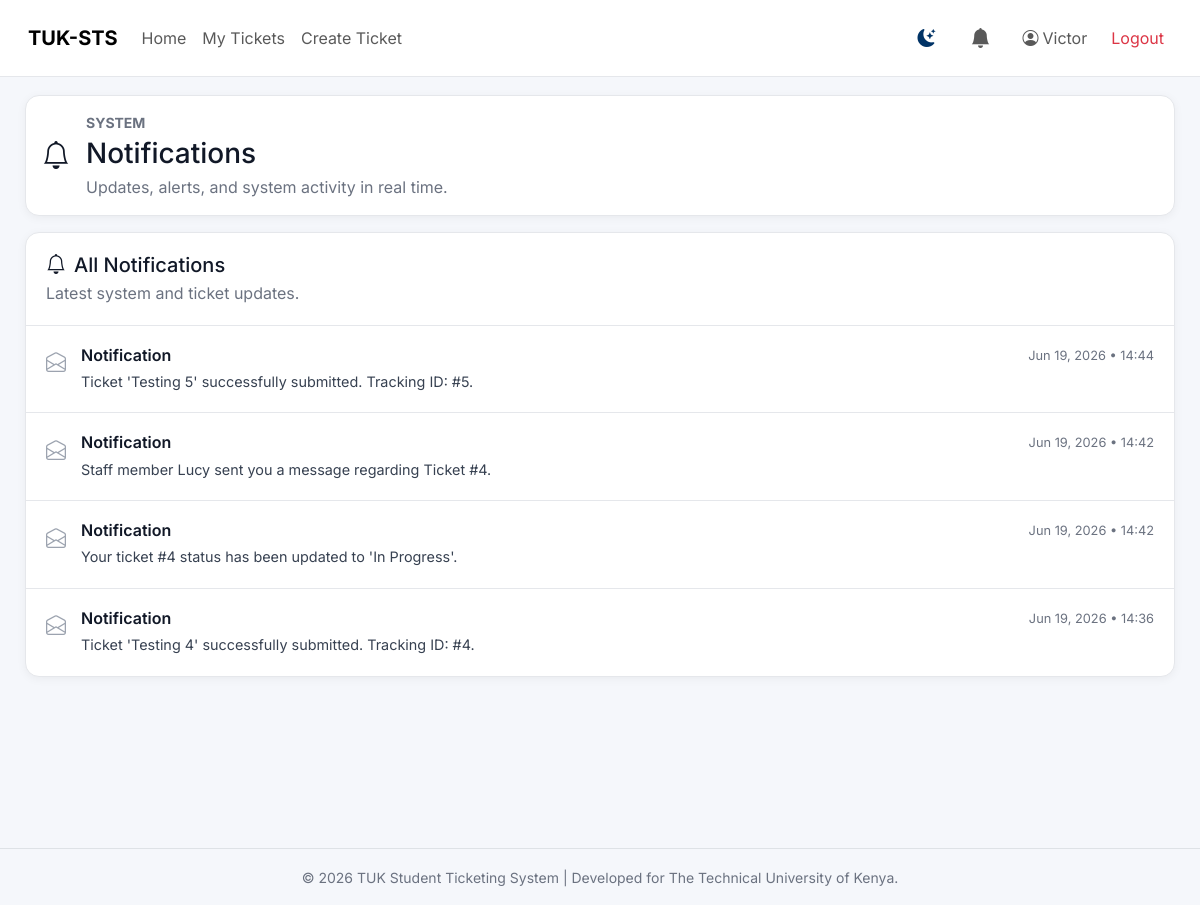
/notifications/ (signed in), run on an earlier commit of the app's database.
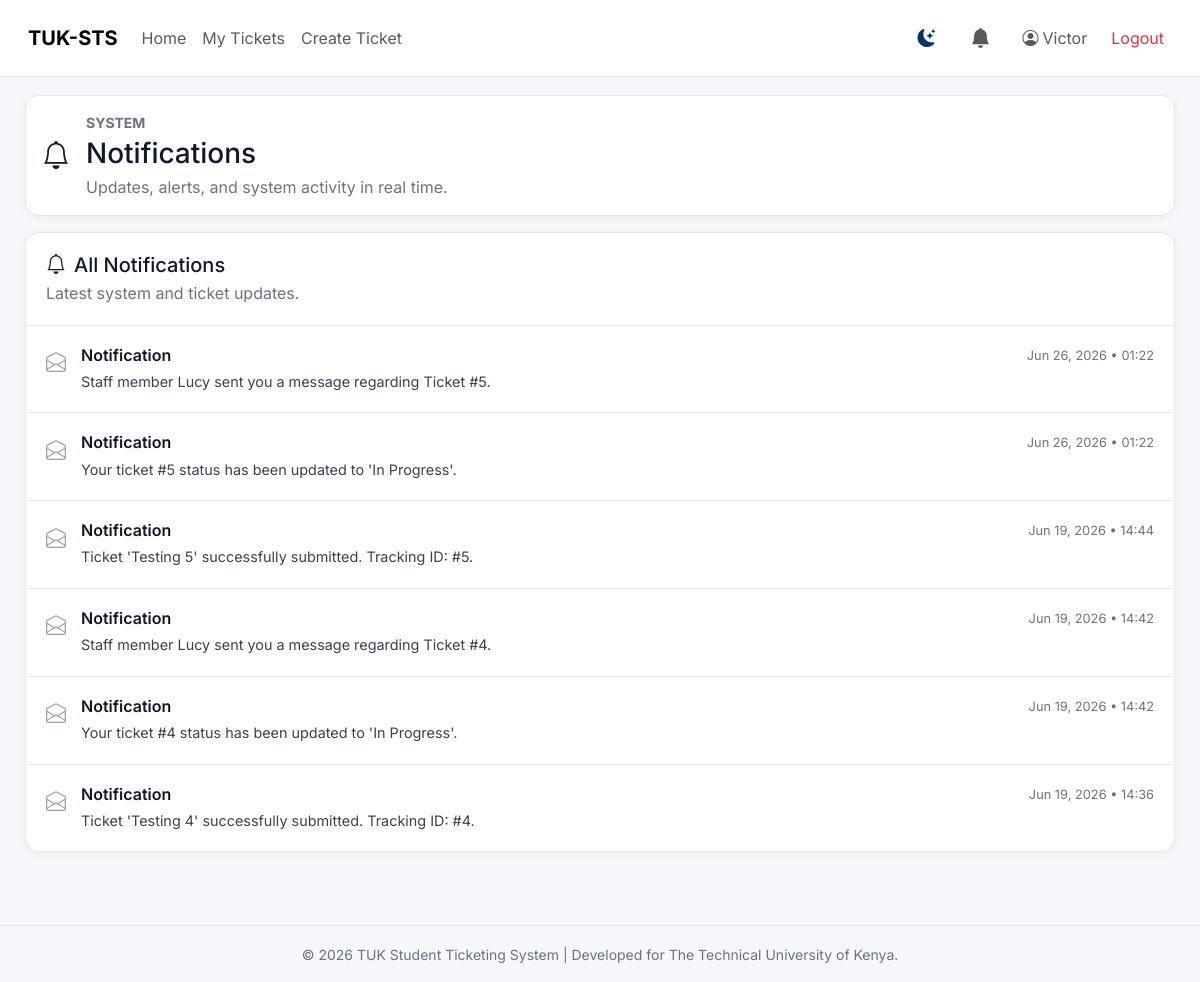
And on a later commit of the database.
### accounts/models.py (models this page shows, shortened)
class User(AbstractUser):
    ROLE_STUDENT = "student"
    ROLE_STAFF = "staff"
    ROLE_ADMIN = "admin"
    ROLE_CHOICES = (
        (ROLE_STUDENT, "Student"),
        (ROLE_STAFF, "Staff"),
        (ROLE_ADMIN, "Admin"),
    )
    CATEGORY_CHOICES = (
        ("fees", "Fees"),
        ("clearance", "Clearance"),
        ("results", "Results"),
        ("other", "Other"),
    )
    role = models.CharField(
        max_length=20,
        choices=ROLE_CHOICES,
        default=ROLE_STUDENT
    )
    category = models.CharField(
        max_length=50,
        choices=CATEGORY_CHOICES,
        null=True,
        blank=True
    )
    reg_no = models.CharField(
    max_length=50,
        unique=True,
        blank=True,
        null=True
    )
    phone = models.CharField(max_length=20, blank=True, null=True)
    profile_pic = models.ImageField(
        upload_to='profiles/',
        null=True,
        blank=True
    )

### notifications/models.py (models this page shows, shortened)
class Notification(models.Model):
    user = models.ForeignKey(
        settings.AUTH_USER_MODEL,
        on_delete=models.CASCADE,
        related_name="notifications"
    )
    message = models.TextField()
    is_read = models.BooleanField(default=False)
    created_at = models.DateTimeField(auto_now_add=True)
    class Meta:
        ordering = ['-created_at']

### notifications/views.py (the view)
# urls.py: path('', views.notification_list, name='notifications'),
@login_required
def notification_list(request):
    if request.method == "POST":
        Notification.objects.filter(user=request.user, is_read=False).update(is_read=True)
        return JsonResponse({"status": "success"})
    notifications = Notification.objects.filter(user=request.user).order_by("-created_at")
    return render(
        request,
        "notifications/list.html", # Verify this filename matches your path (e.g., notification.html)
        {"notifications": notifications}
    )

### notifications/context_processors.py (called while the page is built)
def unread_notifications_count(request):
    if request.user.is_authenticated:
        return {
            'unread_notifications_count': Notification.objects.filter(user=request.user, is_read=False).count()
        }
    return {'unread_notifications_count': 0}

### templates/notifications/list.html (shortened to what this page needs)
{% extends 'base.html' %}
{% block content %}
<div class="page-heading">
  <div class="page-heading-copy d-flex align-items-center gap-3 p-3">
    <span class="page-icon fs-3">
      <i class="bi bi-bell" aria-hidden="true"></i>
    </span>
    <div>
      <p class="eyebrow mb-1 text-muted text-uppercase small fw-bold">System</p>
      <h1 class="h3 mb-1">Notifications</h1>
      <p class="text-muted mb-0">
        Updates, alerts, and system activity in real time.
      </p>
    </div>
  </div>
</div>
<section class="panel mt-3">
  <div class="panel-header">
    <div>
      <h2 class="h5 mb-1 section-title d-flex align-items-center gap-2">
        <i class="bi bi-bell" aria-hidden="true"></i>
        <span>All Notifications</span>
      </h2>
      <p class="text-muted mb-0">Latest system and ticket updates.</p>
    </div>
  </div>
  <div class="notification-list">
    {% for note in notifications %}
      <article class="notification-item {% if not note.is_read %}unread{% endif %}">
        <div class="notification-icon {% if note.is_read %}read{% endif %}">
          {% if not note.is_read %}
            <i class="bi bi-envelope-fill"></i>
          {% else %}
            <i class="bi bi-envelope-open"></i>
          {% endif %}
        </div>
        <div class="notification-content">
          <div class="notification-header">
            <h4 class="notification-title">
              {% if not note.is_read %}
                New Ticket Update
              {% else %}
                Notification
              {% endif %}
            </h4>
            <span class="notification-time">
              {{ note.created_at|date:"M d, Y • H:i" }}
            </span>
          </div>
          <p class="notification-message">
            {{ note.message }}
          </p>
        </div>
      </article>
    {% empty %}
      <div class="empty-state">
        <i class="bi bi-bell-slash"></i>
        <p class="mb-0">No notifications available</p>
      </div>
    {% endfor %}
  </div>
</section>
{% endblock %}

### templates/base.html (shortened to what this page needs)
<!DOCTYPE html>
<html lang="en">
<head>
    {% load static %}
    <link href="https://cdn.jsdelivr.net/npm/bootstrap@5.3.3/dist/css/bootstrap.min.css" rel="stylesheet">
    <link href="https://cdn.jsdelivr.net/npm/bootstrap-icons@1.11.3/font/bootstrap-icons.css" rel="stylesheet">
    <link rel="stylesheet" href="{% static 'css/style.css' %}">
</head>
<body>
<nav class="navbar navbar-expand-lg px-3 fixed-top">
    <div class="container-fluid">
        <a class="navbar-brand fw-bold" href="{% url 'home' %}">
            TUK-STS
        </a>
        <div class="collapse navbar-collapse" id="topNav">
            <ul class="navbar-nav me-auto">
                <li class="nav-item">
                    <a class="nav-link" href="{% url 'accounts:dashboard_redirect' %}">Home</a>
                </li>
                {% if user.is_authenticated %}
                    {% if user.role == "student" %}
                        <li class="nav-item">
                            <a class="nav-link" href="{% url 'tickets:ticket_list' %}">My Tickets</a>
                        </li>
                        <li class="nav-item">
                            <a class="nav-link" href="{% url 'tickets:ticket_create' %}">Create Ticket</a>
                        </li>
                    {% endif %}
                {% endif %}
            </ul>
<ul class="navbar-nav ms-auto align-items-center gap-2">
{% if user.is_authenticated %}
    <li class="nav-item">
        <button id="theme-toggle" title="Toggle Theme">
            <i class="bi bi-moon-stars-fill" id="theme-icon"></i>
        </button>
    </li>
    <li class="nav-item">
        <a class="nav-link position-relative py-2 px-3"
           href="{% url 'notifications:notifications' %}"
           title="Notifications">
            <i class="bi bi-bell-fill fs-5"></i>
        </a>
    </li>
    <li class="nav-item">
        <a class="nav-link d-flex align-items-center gap-1"
           href="{% url 'accounts:profile' %}">
            <i class="bi bi-person-circle"></i>
            {{ user.username }}
        </a>
    </li>
    <li class="nav-item">
        <a class="nav-link text-danger"
           href="{% url 'accounts:logout' %}">
            Logout
        </a>
    </li>
                {% else %}
                    <li class="nav-item">
                        <a class="nav-link" href="{% url 'accounts:login' %}">
                            Login
                        </a>
                    </li>
                {% endif %}
            </ul>
        </div>
    </div>
</nav>
<div class="layout">
    <div class="main">
        {% block content %}{% endblock %}
    </div>
</div>
<footer class="text-center py-3 mt-5 border-top">
    <small class="text-muted">
        © {% now "Y" %} TUK Student Ticketing System | Developed for The Technical University of Kenya.
    </small>
</footer>
</body>
</html>

### static/css/style.css (style rules this page uses)
:root { --bg: #0f172a; --bg-soft: #111827; --surface: #1e293b; --surface-2: #111827; --text: #e5e7eb; --text-soft: #94a3b8; --border: rgba(255,255,255,0.08); --accent: #d98e2c; --accent-dark: #b97419; --success: #22c55e; --warning: #f59e0b; --danger: #ef4444; --info: #3b82f6; --radius: 14px; --shadow: 0 10px 25px rgba(0,0,0,0.3); }
* { box-sizing: border-box; }
body { margin: 0; font-family: 'Inter', sans-serif; background: #0f172a; color: #e5e7eb; }
a { text-decoration: none; color: inherit; }
.layout { padding-top: 70px; }
.main { max-width: 1200px; margin: auto; padding: 25px; }
.navbar { position: fixed; top: 0; left: 0; right: 0; z-index: 1000; background: rgba(15, 23, 42, 0.85); backdrop-filter: blur(10px); padding: 15px 25px; border-bottom: 1px solid var(--border); }
.text-muted { color: var(--text-soft); }
.fw-bold { font-weight: 700; }

### templates/base.html (style rules this page uses)
body { margin: 0; font-family: 'Inter', sans-serif; background: #f5f7fb; color: #111827; }
p, span, td, th, label, small { color: #111827; }
.text-muted { color: #6b7280 !important; }
.navbar { background: #ffffff; border-bottom: 1px solid #e5e7eb; }
.layout { padding-top: 70px; min-height: 100vh; }
.main { max-width: 1200px; margin: 0 auto; padding: 25px; }
.card-box, .panel, .metric-card, .page-heading { background: #ffffff; border-radius: 14px; border: 1px solid #e5e7eb; box-shadow: 0 2px 10px rgba(0,0,0,0.05); color: #111827; }
body { transition: background .3s,color .3s; }
.navbar, .card-box, .panel, .metric-card, .page-heading, .table, footer { transition: background .35s ease, color .35s ease, border-color .35s ease; }
#theme-toggle { width:40px; height:40px; border:none; border-radius:50%; background:transparent; display:flex; align-items:center; justify-content:center; font-size:18px; color:#003366; transition:.3s; }

### templates/notifications/list.html (style rules this page uses)
.notification-list { display: flex; flex-direction: column; }
.notification-item { display: flex; gap: 15px; padding: 20px; border-bottom: 1px solid #e5e7eb; transition: background-color 0.2s ease; }
.notification-item:last-child { border-bottom: none; }
.notification-icon { font-size: 1.25rem; color: #d98e2c; margin-top: 2px; }
.notification-icon.read { color: #9ca3af; }
.notification-content { flex-grow: 1; }
.notification-header { display: flex; justify-content: space-between; align-items: flex-start; gap: 10px; flex-wrap: wrap; }
.notification-title { font-size: 1rem; font-weight: 600; margin: 0; color: #111827; }
.notification-time { font-size: 0.8rem; color: #6b7280; }
.notification-message { font-size: 0.9rem; color: #374151; margin: 6px 0 0 0; }
.panel-header { padding: 20px; border-bottom: 1px solid #e5e7eb; }

What changed in the data, as far as the page shows it:
added Notification: is_read True (drawn), created_at "Jun 26, 2026 • 01:22", message "Staff member Lucy sent you a message regarding Ticket #5."
added Notification: is_read True (drawn), created_at "Jun 26, 2026 • 01:22", message "Your ticket #5 status has been updated to 'In Progress'."
